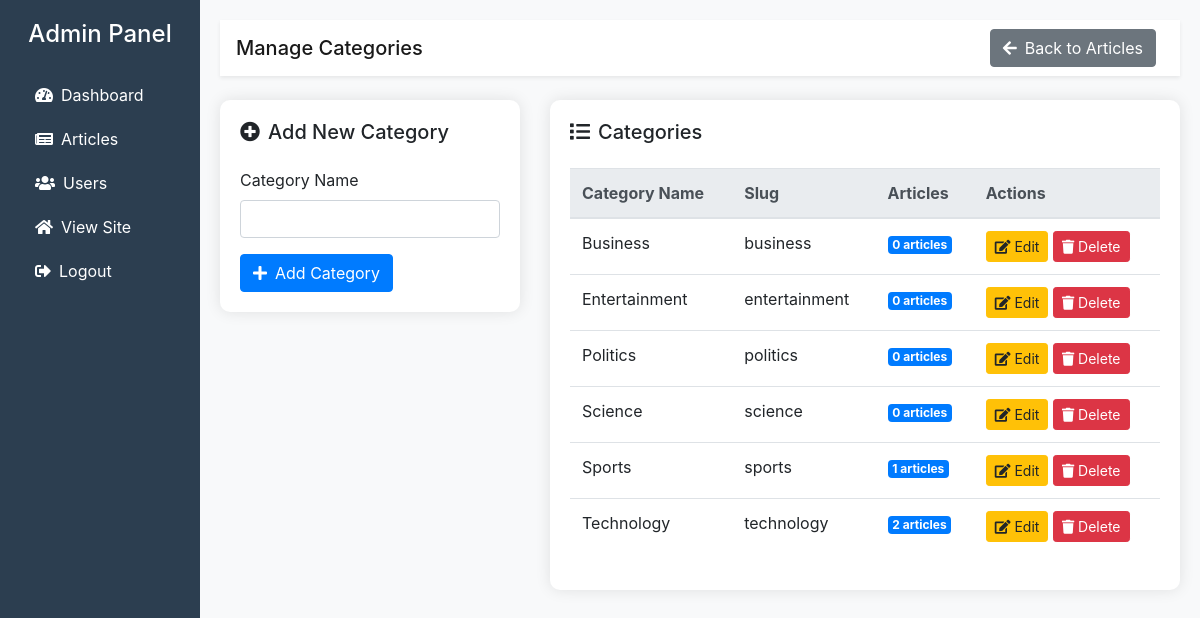
/admin/manage_categories.php (signed in), run on the app's committed database.
### tables this page shows
CREATE TABLE IF NOT EXISTS categories (
    id INT AUTO_INCREMENT PRIMARY KEY,
    name VARCHAR(100) NOT NULL,
    slug VARCHAR(100) NOT NULL UNIQUE,
    created_at TIMESTAMP DEFAULT CURRENT_TIMESTAMP,
    updated_at TIMESTAMP NULL DEFAULT NULL
);

### admin/manage_categories.php (the view, shortened to what this page needs)
<?php
require_once '../config/db_connect.php';
$stmt = $pdo->query("SELECT categories.*, COUNT(articles.id) as article_count
                     FROM categories
                     LEFT JOIN articles ON categories.id = articles.category_id
                     GROUP BY categories.id
                     ORDER BY categories.name ASC");
$categories = $stmt->fetchAll();
?>
<!DOCTYPE html>
<html>
<head>
    <link rel="stylesheet" href="https://stackpath.bootstrapcdn.com/bootstrap/4.5.2/css/bootstrap.min.css">
    <link rel="stylesheet" href="https://cdnjs.cloudflare.com/ajax/libs/font-awesome/5.15.4/css/all.min.css">
</head>
<body>
    <div class="container-fluid">
        <div class="row">
            <div class="col-md-2 sidebar">
                <h4 class="text-center mb-4">Admin Panel</h4>
                <ul class="nav flex-column">
                    <li class="nav-item">
                        <a class="nav-link" href="dashboard.php">
                            <i class="fas fa-tachometer-alt mr-2"></i>Dashboard
                        </a>
                    </li>
                    <li class="nav-item">
                        <a class="nav-link active" href="manage_articles.php">
                            <i class="fas fa-newspaper mr-2"></i>Articles
                        </a>
                    </li>
                    <li class="nav-item">
                        <a class="nav-link" href="manage_users.php">
                            <i class="fas fa-users mr-2"></i>Users
                        </a>
                    </li>
                    <li class="nav-item">
                        <a class="nav-link" href="../home.php">
                            <i class="fas fa-home mr-2"></i>View Site
                        </a>
                    </li>
                    <li class="nav-item">
                        <a class="nav-link" href="../logout.php">
                            <i class="fas fa-sign-out-alt mr-2"></i>Logout
                        </a>
                    </li>
                </ul>
            </div>
            <div class="col-md-10 main-content">
                <nav class="navbar navbar-light bg-white mb-4 shadow-sm">
                    <span class="navbar-brand mb-0 h1">Manage Categories</span>
                    <div>
                        <a href="manage_articles.php" class="btn btn-secondary mr-2">
                            <i class="fas fa-arrow-left mr-2"></i>Back to Articles
                        </a>
                    </div>
                </nav>
                <div class="row">
                    <div class="col-md-4">
                        <div class="category-card">
                            <h5 class="mb-4"><i class="fas fa-plus-circle mr-2"></i>Add New Category</h5>
                            <form action="" method="POST">
                                <div class="form-group">
                                    <label for="category_name">Category Name</label>
                                    <input type="text" class="form-control" id="category_name" name="category_name" required>
                                </div>
                                <button type="submit" name="add_category" class="btn btn-primary">
                                    <i class="fas fa-plus mr-2"></i>Add Category
                                </button>
                            </form>
                        </div>
                    </div>
                    <div class="col-md-8">
                        <div class="category-list">
                            <h5 class="mb-4"><i class="fas fa-list mr-2"></i>Categories</h5>
                            <div class="table-responsive">
                                <table class="table">
                                    <thead class="thead-light">
                                        <tr>
                                            <th>Category Name</th>
                                            <th>Slug</th>
                                            <th>Articles</th>
                                            <th>Actions</th>
                                        </tr>
                                    </thead>
                                    <tbody>
                                        <?php foreach($categories as $category): ?>
                                        <tr>
                                            <td><?php echo htmlspecialchars($category['name']); ?></td>
                                            <td><?php echo htmlspecialchars($category['slug']); ?></td>
                                            <td>
                                                <span class="badge badge-primary">
                                                    <?php echo $category['article_count']; ?> articles
                                                </span>
                                            </td>
                                            <td>
                                                <button class="btn btn-warning btn-sm" data-toggle="modal"
                                                        data-target="#editModal<?php echo $category['id']; ?>">
                                                    <i class="fas fa-edit"></i> Edit
                                                </button>
                                                <form action="" method="POST" class="d-inline"
                                                      onsubmit="return confirm('Are you sure? Articles in this category will be uncategorized.');">
                                                    <button type="submit" name="delete_category" class="btn btn-danger btn-sm">
                                                        <i class="fas fa-trash"></i> Delete
                                                    </button>
                                                </form>
                                            </td>
                                        </tr>
                                        <?php endforeach; ?>
                                    </tbody>
                                </table>
                            </div>
                        </div>
                    </div>
                </div>
            </div>
        </div>
    </div>
</body>
</html>

### admin/manage_categories.php (style rules this page uses)
.sidebar { min-height: 100vh; background-color: #2c3e50; color: white; padding-top: 20px; }
.sidebar a { color: white; text-decoration: none; padding: 10px 20px; display: block; }
.main-content { padding: 20px; background-color: #f8f9fa; }
.category-card { background-color: white; padding: 20px; border-radius: 10px; box-shadow: 0 0 15px rgba(0,0,0,0.1); margin-bottom: 20px; }
.category-list { background-color: white; padding: 20px; border-radius: 10px; box-shadow: 0 0 15px rgba(0,0,0,0.1); }

### data on the page
categories: name "Business", slug "business", article_count "0"
categories: name "Entertainment", slug "entertainment", article_count "0"
categories: name "Politics", slug "politics", article_count "0"
categories: name "Science", slug "science", article_count "0"
categories: name "Sports", slug "sports", article_count "1"
categories: name "Technology", slug "technology", article_count "2"
